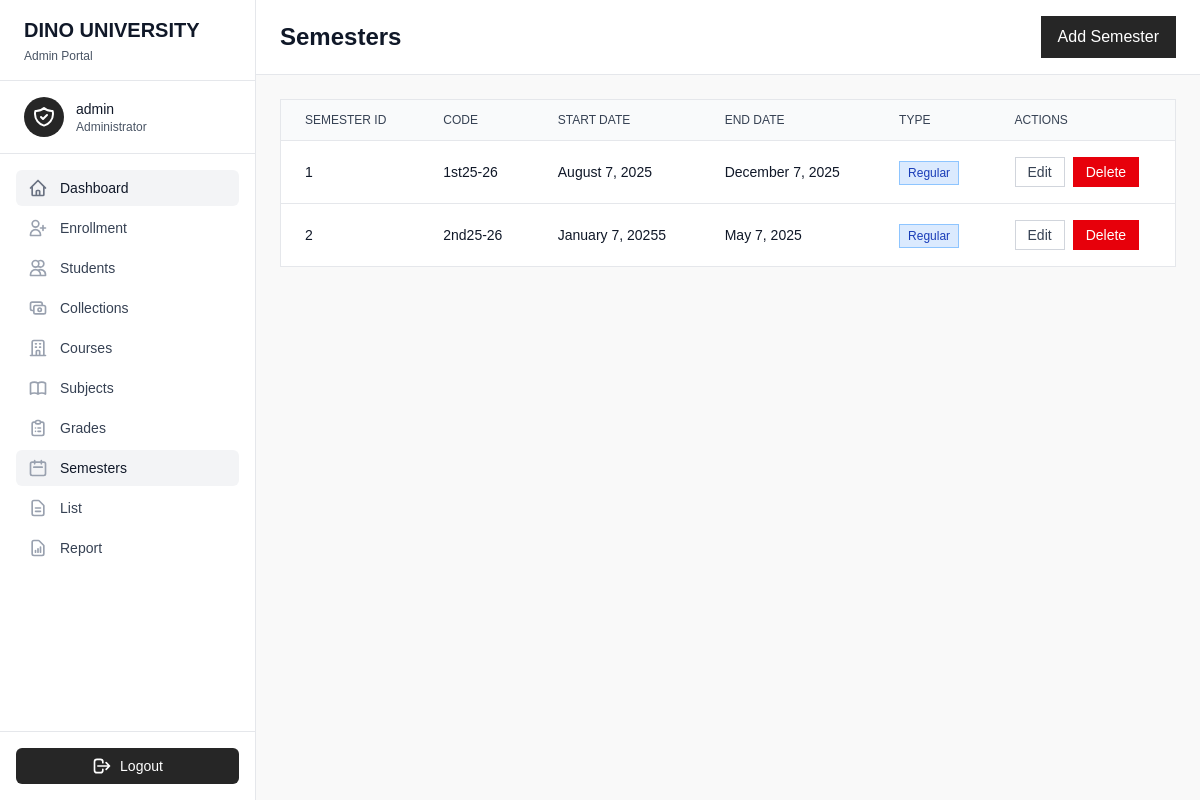
The app's page /semesters/index.php (signed in) with its own data.
### tables this page shows
CREATE TABLE IF NOT EXISTS `semesters` (
  `id` int NOT NULL AUTO_INCREMENT,
  `code` varchar(50) DEFAULT NULL,
  `start_date` varchar(50) DEFAULT NULL,
  `end_date` varchar(50) DEFAULT NULL,
  `summer` varchar(1) NOT NULL DEFAULT 'N',
  PRIMARY KEY (`id`),
  UNIQUE KEY `code` (`code`)
);

### semesters/index.php (the view, shortened to what this page needs)
<?php
require('../partials/head.php');
$stmt = $connection->prepare("select * from semesters ORDER BY start_date ASC");
$stmt->execute();
$semesters = $stmt->fetchAll();
?>
<body class="bg-gray-50" x-data="{ sidebarOpen: false, deleteModal: false, deleteId: null }">
    <?php require('../partials/admin_sidebar.php'); ?>
    <div class="flex-1 lg:ml-64">
        <div class="bg-white border-b border-gray-200 px-6 py-4">
            <div class="flex items-center justify-between">
                <div class="flex items-center space-x-4">
                    <h1 class="text-2xl font-extrabold text-gray-900">Semesters</h1>
                </div>
                <a href="create.php" class="px-4 py-2 bg-neutral-800 hover:bg-neutral-900 text-white font-medium border border-neutral-800 focus:ring-2 focus:ring-neutral-800 focus:ring-offset-2">
                    Add Semester
                </a>
            </div>
        </div>
        <div class="p-6">
            <div class="bg-white border border-gray-200">
                <div class="overflow-x-auto">
                    <table class="w-full text-sm text-left text-gray-600">
                        <thead class="text-xs uppercase bg-gray-50 text-gray-700 border-b border-gray-200">
                            <tr>
                                <th scope="col" class="px-6 py-3 font-medium">Semester ID</th>
                                <th scope="col" class="px-6 py-3 font-medium">Code</th>
                                <th scope="col" class="px-6 py-3 font-medium">Start Date</th>
                                <th scope="col" class="px-6 py-3 font-medium">End Date</th>
                                <th scope="col" class="px-6 py-3 font-medium">Type</th>
                                <th scope="col" class="px-6 py-3 font-medium">Actions</th>
                            </tr>
                        </thead>
                        <tbody class="divide-y divide-gray-200">
                            <?php foreach ($semesters as $semester): ?>
                                <tr class="hover:bg-gray-50">
                                    <td class="px-6 py-4 font-medium text-gray-900">
                                        <?= htmlspecialchars($semester['id']) ?>
                                    </td>
                                    <td class="px-6 py-4 text-gray-900">
                                        <?= htmlspecialchars($semester['code']) ?>
                                    </td>
                                    <td class="px-6 py-4 text-gray-900">
                                        <?= htmlspecialchars($semester['start_date']) ?>
                                    </td>
                                    <td class="px-6 py-4 text-gray-900">
                                        <?= htmlspecialchars($semester['end_date']) ?>
                                    </td>
                                    <td class="px-6 py-4">
                                        <span class="px-2 py-1 text-xs font-medium <?= $semester['summer'] == 'Y' ? 'bg-yellow-100 text-yellow-800 border border-yellow-300' : 'bg-blue-100 text-blue-800 border border-blue-300' ?>">
                                            <?= $semester['summer'] == 'Y' ? 'Summer' : 'Regular' ?>
                                        </span>
                                    </td>
                                    <td class="px-6 py-4">
                                        <div class="flex items-center space-x-2">
                                            <a href="edit.php?id=<?= $semester['id'] ?>"
                                                class="px-3 py-1 border border-gray-300 bg-white hover:bg-gray-50 text-gray-700 text-sm font-medium focus:ring-2 focus:ring-neutral-800 focus:ring-offset-2">
                                                Edit
                                            </a>
                                            <button @click="deleteModal = true; deleteId = <?= $semester['id'] ?>"
                                                class="px-3 py-1 bg-red-600 hover:bg-red-700 text-white text-sm font-medium border border-red-600 focus:ring-2 focus:ring-red-600 focus:ring-offset-2">
                                                Delete
                                            </button>
                                        </div>
                                    </td>
                                </tr>
                            <?php endforeach; ?>
                        </tbody>
                    </table>
                </div>
            </div>
        </div>
    </div>
</body>
<?php
require('../partials/footer.php')
?>

### partials/head.php (style rules this page uses)
html, body { height: 100%; margin: 0; padding: 0; font-family: sans-serif; font-weight: 100; background-color: #f9f9f9; color: #333; box-sizing: border-box; }

### records on screen
semesters: id "1", code "1st25-26", start_date "August 7, 2025", end_date "December 7, 2025", summer "Regular"
semesters: id "2", code "2nd25-26", start_date "January 7, 20255", end_date "May 7, 2025", summer "Regular"

### other values on screen
$_SESSION['user']['name'] "admin"
